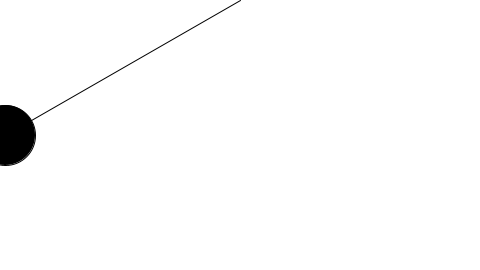
Frame 1 (no input)
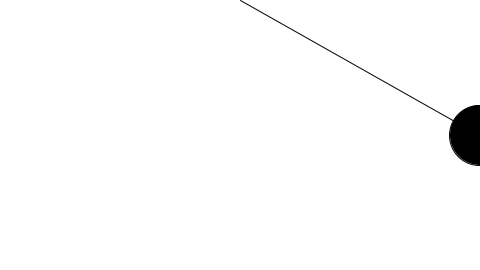
Frame 60 (the mouse pressed at the canvas centre just before this capture)
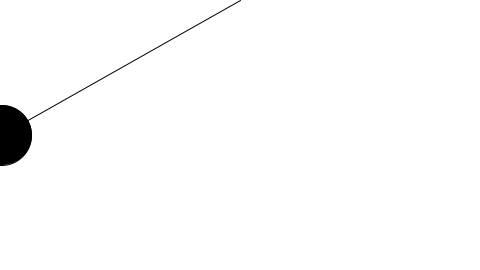
Frame 120 (the mouse held since frame 60 and released just before this capture)

The Processing sketch that drew these frames (run headless with seeded random() and noise(); from frame 60 on, the mouse is pressed at the canvas centre):

// Processing sketch: ejemplodeOscilaciones_13_06
// ── ejemplodeOscilaciones_13_06.pde
Oscillation oscillation;
int angulo=30;
void setup() {
  size(480, 270);
  oscillation = new Oscillation(angulo);
}

void draw() {
  background(255);
 oscillation.incremento();
 oscillation.display();
 
}

// ── Oscillation.pde
class Oscillation{

  float theta;
  
  Oscillation(float cambio){
  theta= cambio;
  }
  
void incremento(){
theta=theta+.05;
}
void display(){
  
   
  float x = (sin(theta) + 1) * width/2;

  // With each cycle, increment theta


  // Draw the ellipse at the value produced by sine
  fill(0);
  stroke(0);
  line(width/2, 0, x, height/2);
  ellipse(x, height/2, 60, 60);
}
}
